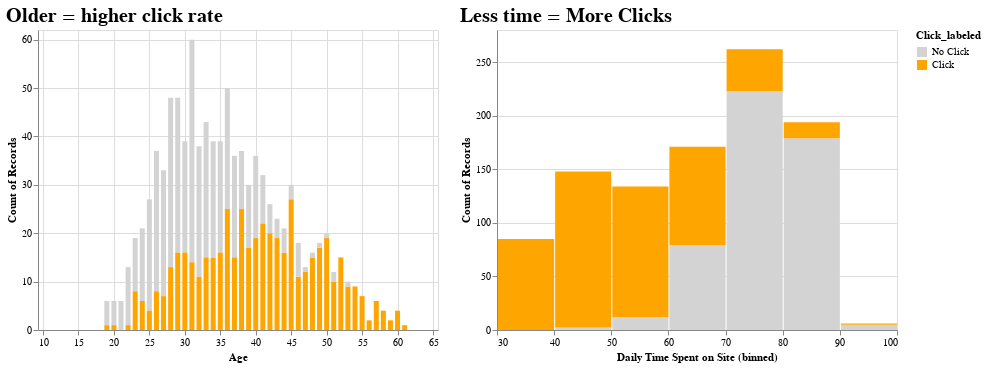

Notebook source saved alongside this figure:
### Markdown cell above
We want to communicate a multi-dimensional relationship here: there are distinct usage patterns by age, and we see that age and "time on site" both influence click rate. How is age tied to "time on site", though? An interactive chart makes it easy for the users to find this out themselves.

### Code cell
brush = alt.selection_interval(encodings=['x'], empty='all')
brush2 = alt.selection_interval(encodings=['x'], empty='all')

domain = ['No Click', 'Click']
range_ = ['lightgray', 'orange']

bars1 = alt.Chart(df).mark_bar().encode(
    x=alt.X('Daily Time Spent on Site:Q', bin=True),
    color='Click_labeled:N',
    y='count(Click_labeled):N'
).add_selection(
    brush
).transform_filter(
    brush2
).properties(
    title='Less time = More Clicks'
)

bars = alt.Chart(df).mark_bar().encode(
    x=alt.X('Age:Q', scale=alt.Scale(domain=(10, 65))),
    color=alt.Color('Click_labeled:N', scale=alt.Scale(domain=domain, range=range_)),
    y=alt.Y('count(Click_labeled):N', scale=alt.Scale(domain=(0, 62))),
).transform_filter(
    brush
).add_selection(
    brush2
).properties(
    title='Older = higher click rate'
)

(bars | bars1).configure_title(
    fontSize=20,
    anchor='start')

### Figure 1 — Vega-Lite specification as saved in the notebook (floating-point values rounded to 4 significant figures; data arrays with more than 128 entries replaced by an {"elided": "..."} marker saying what was removed)
{"$schema": "https://vega.github.io/schema/vega-lite/v4.17.0.json", "config": {"title": {"anchor": "start", "fontSize": 20}, "view": {"continuousHeight": 300, "continuousWidth": 400}}, "data": {"name": "data-b412b58fb84af9ade9a9da7753f18af1"}, "datasets": {"data-b412b58fb84af9ade9a9da7753f18af1": {"elided": "1000 records"}}, "hconcat": [{"encoding": {"color": {"field": "Click_labeled", "scale": {"domain": ["No Click", "Click"], "range": ["lightgray", "orange"]}, "type": "nominal"}, "x": {"field": "Age", "scale": {"domain": [10, 65]}, "type": "quantitative"}, "y": {"aggregate": "count", "field": "Click_labeled", "scale": {"domain": [0, 62]}, "type": "nominal"}}, "mark": "bar", "selection": {"selector002": {"empty": "all", "encodings": ["x"], "type": "interval"}}, "title": "Older = higher click rate", "transform": [{"filter": {"selection": "selector001"}}]}, {"encoding": {"color": {"field": "Click_labeled", "type": "nominal"}, "x": {"bin": true, "field": "Daily Time Spent on Site", "type": "quantitative"}, "y": {"aggregate": "count", "field": "Click_labeled", "type": "nominal"}}, "mark": "bar", "selection": {"selector001": {"empty": "all", "encodings": ["x"], "type": "interval"}}, "title": "Less time = More Clicks", "transform": [{"filter": {"selection": "selector002"}}]}]}
